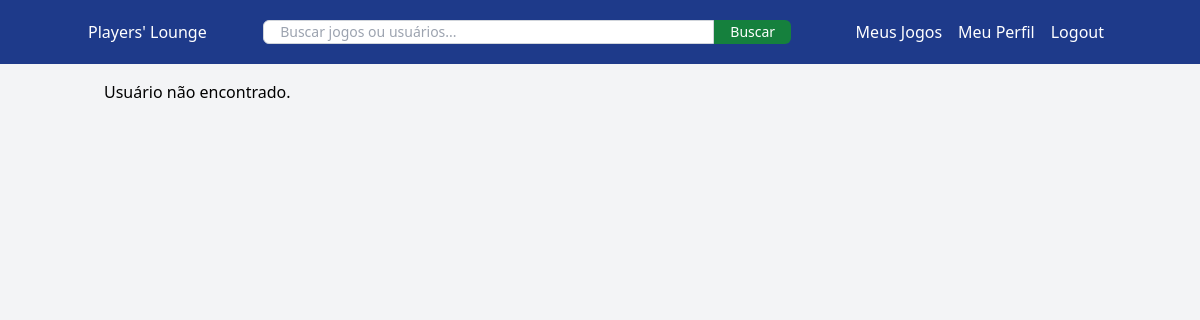
Before: /index.php?action=profile&user=duartesleo (signed in) with the older database file.
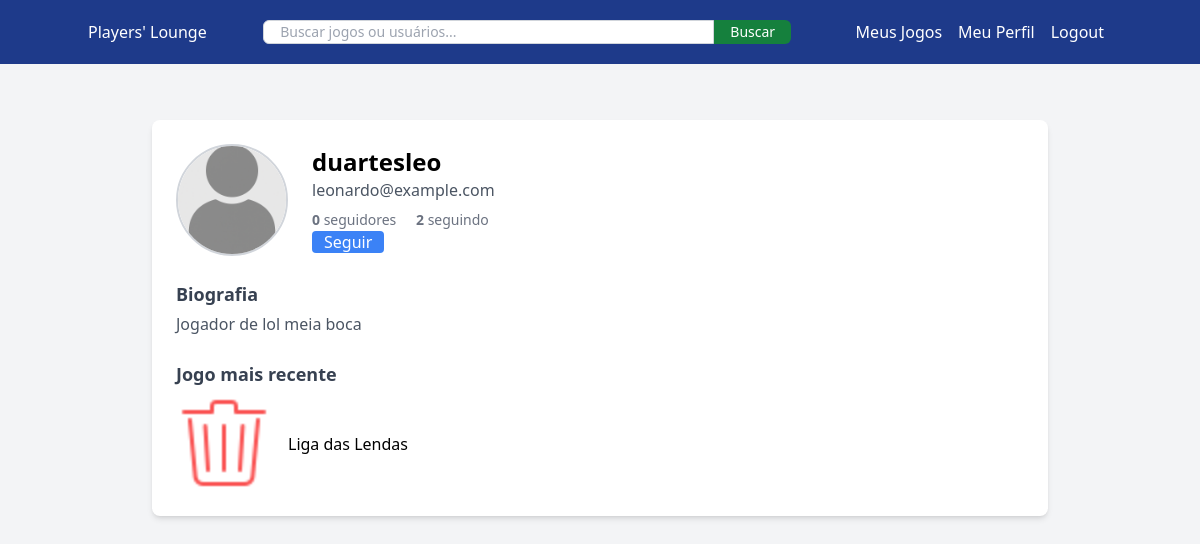
After: the same page with the newer database file.
### tables this page shows
CREATE TABLE "users"(
  id integer primary key autoincrement not null,
  username varchar(255) not null unique,
  password varchar(255) not null,
  name varchar(255) not null,
  bio varchar(255),
  profile_picture varchar(255),
  email varchar(255) not null unique
  );

CREATE TABLE "games"(
  id integer primary key autoincrement not null unique,
  user_id integer not null,
  title varchar(255) NOT NULL,
  cover varchar(255),
  platform varchar(255) not null,
  exe_path varchar(255),
  description varchar(255),
  foreign key (user_id) references users (id)
  );

### models/User.php (called while the page is built, shortened)
<?php
class User
{
    private $db;
    public function __construct($pdo)
    {
        $this->db = $pdo;
    }
    public function findByUsername($username)
    {
        $stmt = $this->db->prepare("SELECT * FROM users WHERE username = ?");
        $stmt->execute([$username]);
        return $stmt->fetch();
    }
    public function getRecentlyAddedByUser($user_id)
    {
        $stmt = $this->db->prepare("SELECT * FROM games WHERE user_id = ? ORDER BY id DESC LIMIT 1");
        $stmt->execute([$user_id]);
        return $stmt->fetch();
    }
    public function isFollowing($followerId, $followingId)
    {
        $stmt = $this->db->prepare("SELECT COUNT(*) FROM followers WHERE follower_id = :follower AND following_id = :following");
        $stmt->execute([
            'follower' => $followerId,
            'following' => $followingId
        ]);
        return $stmt->fetchColumn() > 0;
    }
    public function getFollowingCountByUsername($username)
    {
        $userId = $this->findByUsername($username)['id'];
        $stmt = $this->db->prepare("SELECT COUNT(*) FROM followers WHERE follower_id = ?");
        $stmt->execute([$userId]);
        return $stmt->fetch();
    }
    public function getFollowersCountByUsername($username)
    {
        $userId = $this->findByUsername($username)['id'];
        $stmt = $this->db->prepare("SELECT COUNT(*) FROM followers WHERE following_id = ?");
        $stmt->execute([$userId]);
        return $stmt->fetch();
    }
}

### index.php (called while the page is built, shortened)
<?php
Router::route();
?>

### views/users/profile.php (the view, shortened to what the changed rows need)
<div class="max-w-4xl mx-auto bg-white shadow-md rounded-lg p-6 mt-10">
    <div class="flex items-center space-x-6">
        <img src="uploads/profilePictures/<?= $profile['profile_picture'] ?>" alt="Foto de perfil"
            class="w-28 h-28 rounded-full object-cover border-2 border-gray-300"
            onerror="this.src='uploads/profilePictures/defaultProfilePicture.jpg'">
        <div class="flex-1">
            <h2 class="text-2xl font-bold"><?= htmlspecialchars($profile['username']) ?></h2>
            <p class="text-gray-600"><?= htmlspecialchars($profile['email']) ?></p>
            <div class="mt-2 text-sm text-gray-500">
                <a href="index.php?action=show_followers&username=<?= $profile['username'] ?>" class="mr-4"><strong><?= $followerCount ?></strong> seguidores</a>
                <a href="index.php?action=show_following&username=<?= $profile['username'] ?>"><strong><?= $followingCount ?></strong> seguindo</a>
            </div>
            <?php if ($_SESSION['user_id'] !== $profile['id']): ?>
                <?php if ($isFollowing) : ?>
                    <a href="index.php?action=unfollow&id=<?= $profile['id'] ?>&username=<?= $profile['username'] ?>"
                        class="bg-red-500 text-white px-3 rounded">Deixar de seguir</a>
                <?php else: ?>
                    <a href="index.php?action=follow&id=<?= $profile['id'] ?>&username=<?= $profile['username'] ?>"
                        class="bg-blue-500 text-white px-3 rounded">Seguir</a>
                <?php endif; ?>
            <?php endif; ?>
        </div>
    </div>
    <?php if ($isOwner): ?>
        <form method="POST" action="index.php?action=edit_profile" enctype="multipart/form-data" class="mt-6 space-y-4">
            <div class="flex">
                <div class="max-w-sm">
                    <label class="block text-sm font-medium text-gray-700 mb-1">Alterar foto de perfil</label>
                    <input type="file" name="profile_picture" class="w-full text-sm text-gray-500 file:bg-green-600
                    file:text-white file:px-3 file:py-1 file:rounded file:hover:bg-green-700 file:placeholder">
                </div>
                <div class="place-content-end px-4 py-1">
                    <a href="index.php?action=delete_profile_picture" class="bg-red-600 text-white px-3 py-1
                    rounded hover:bg-red-700">Remover foto de perfil</a>
                </div>
            </div>
            <div>
                <label class="block text-sm font-medium text-gray-700 mb-1">Biografia</label>
                <textarea name="bio" rows="4" class="w-full border border-gray-300 rounded p-2 text-sm"><?= nl2br($bio = $profile['bio'] ?? '') ?></textarea>
            </div>
            <button type="submit" class="bg-green-600 text-white px-3 py-1 rounded hover:bg-green-700">Salvar alterações</button>
        </form>
    <?php else: ?>
        <div class="mt-6">
            <h3 class="text-lg font-semibold text-gray-700 mb-1">Biografia</h3>
            <p class="text-gray-600"><?= nl2br($bio = $profile['bio'] ?? '') ?></p>
        </div>
    <?php endif; ?>
    <div class="mt-6">
        <h3 class="text-lg font-semibold text-gray-700 mb-2">Jogo mais recente</h3>
        <div class="flex items-center space-x-4">
            <?php if ($recentGame) : ?>
                <a href="index.php?action=view_game&id=<?= $recentGame['id'] ?>">
                    <img src="uploads/gameCovers/<?= $recentGame['cover'] ?>" alt="Capa do jogo"
                        class="w-24 h-24 object-cover rounded"
                        onerror="this.src='uploads/gameCovers/defaultCover.jpg'">
                </a>
                <a href="index.php?action=view_game&id=<?= $recentGame['id'] ?>">
                    <span class="text-md font-medium"><?= htmlspecialchars($recentGame['title']) ?></span>
                </a>
            <?php else : ?>
                <p class="text-gray-600">Nenhum jogo adicionado recentemente...</p>
            <?php endif ?>
        </div>
    </div>
</div>

### controllers/UserController.php (shortened to what the changed rows need)
<?php
require_once 'models/User.php';
class UserController
{
    private $userModel;
    public function __construct($pdo)
    {
        $this->userModel = new User($pdo);
    }
    public function getProfile()
    {
        $username = $_GET['user'] ?? null;
        $profile = $this->userModel->findByUsername($username);
        unset($profile['password'], $profile[2]);
        if (!$profile) {
            echo "Usuário não encontrado.";
            return;
        }
        $loggedUser = $_SESSION['user_id'];
        $followerCount = ($this->userModel->getFollowersCountByUsername($username))['COUNT(*)'];
        $followingCount = ($this->userModel->getFollowingCountByUsername($username))['COUNT(*)'];
        $isFollowing = $this->userModel->isFollowing($loggedUser, $profile['id']);
        $isOwner = isset($_SESSION['username']) && $_SESSION['username'] === $profile['username'];
        $recentGame = $this->userModel->getRecentlyAddedByUser($profile['id']);
        include 'views/users/profile.php';
    }
}

Changed rows visible on the page:
added users: username "duartesleo", email "leonardo@example.com", bio "Jogador de lol meia boca"
added games: cover (picture), title "Liga das Lendas"
Other visible differences:
$followerCount: (not shown) → "0"
$followingCount: (not shown) → "2"
text no longer shown: "Usuário não encontrado."
text now shown: "seguidores seguindo Seguir Biografia Jogo mais recente"
